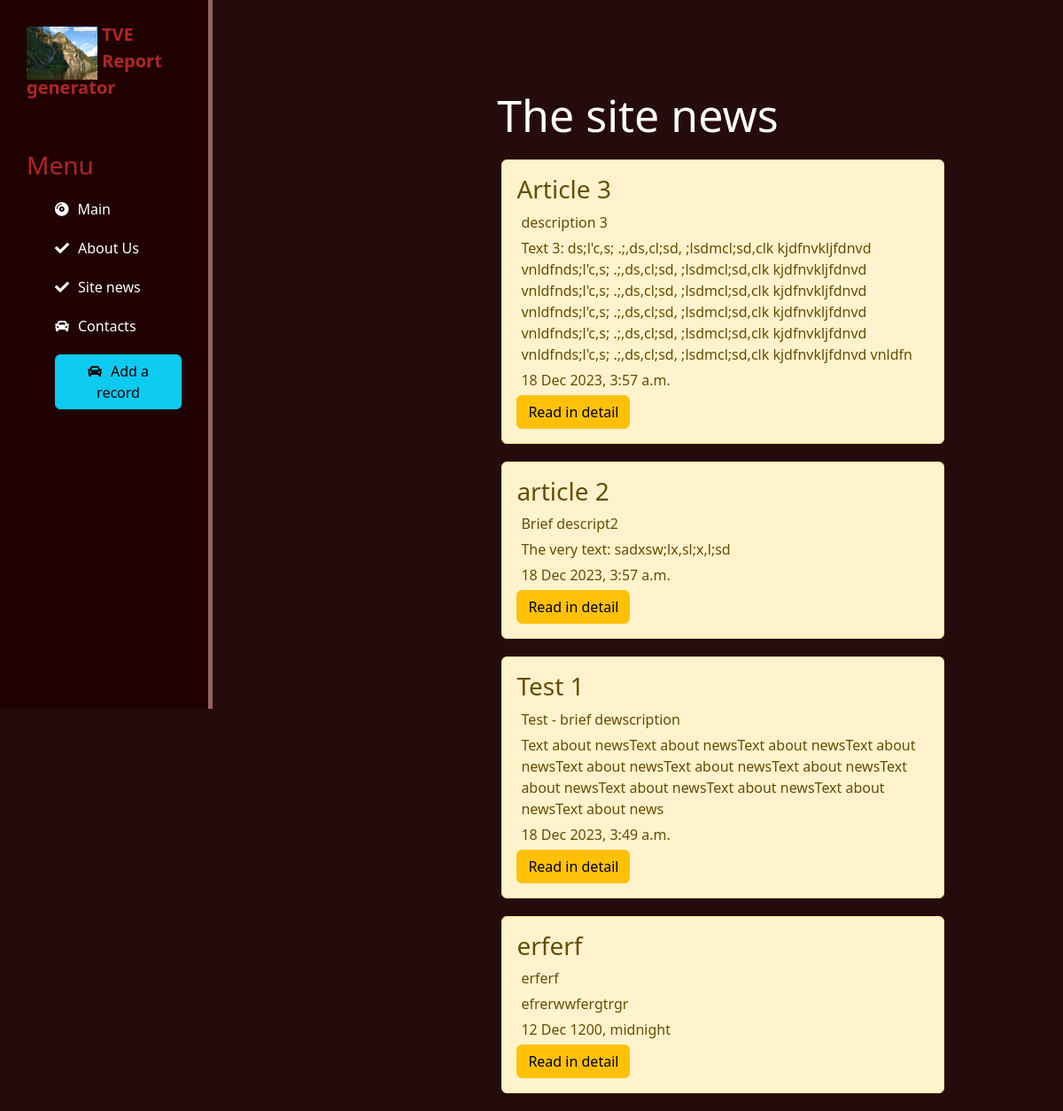
The page /news/ on the database as committed earlier.
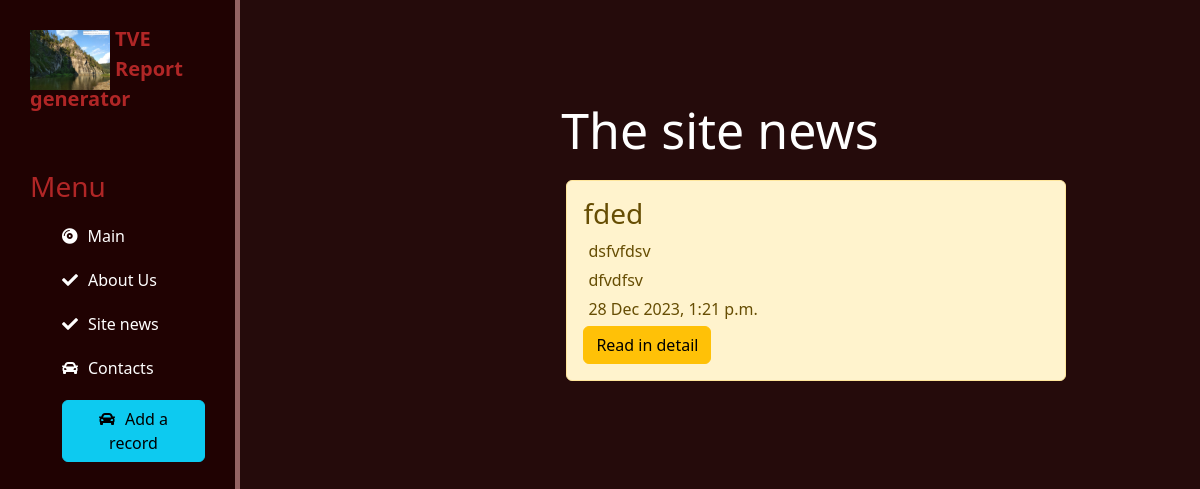
The same page on the database as committed later.
### news/models.py (models this page shows, shortened)
class Articles(models.Model):
    title = models.CharField('Name', max_length=50)
    brief_desription = models.CharField('Brief Description (Anons)', max_length=250)
    full_text = models.TextField("Article's text")
    date = models.DateTimeField("Article's date")
    class Meta:
        verbose_name = "News table"
        verbose_name_plural = "News tables"

### news/views.py (the view)
# urls.py: path("", views.news_home, name='news_home'),
def news_home (request):
    news = Articles.objects.order_by('-date')
    return render(request,'news/news_home.html', {'news':news})

### news/templates/news/news_home.html (shortened to what this page needs)
{% extends "main_app/layout.html" %}
{% block my_content1 %}
<div class='features'>
   <h1>The site news</h1>
   {% if news %}
    {% for el in news %}
     <div class="alert alert-warning">
     <h3>{{ el.title }}</h3>
     <p> {{ el.brief_desription }}</p>
     <p> {{ el.full_text }}</p>
     <p> {{ el.date }}</p>
     <a href="{% url 'news-detail' el.id %}" class="btn btn-warning"> Read in detail </a>
     </div>
    {% endfor %}
   {% else %}
     <p> You dont have any articles yet. </p>
   {% endif %}
</div>
{% endblock %}

### main_app/templates/main_app/layout.html (shortened to what this page needs)
{% load static %}
<!DOCTYPE html>
<html lang="en">
<head>
    <link rel="stylesheet" href="https://cdn.jsdelivr.net/npm/bootstrap@5.3.2/dist/css/bootstrap.min.css">
    <link rel="stylesheet" href="{% static 'main_app/css/main_app.css' %}">
    <link rel="stylesheet" href= "https://use.fontawesome.com/releases/v5.8.2/css/all.css">
</head>
<body>
    <aside>
        <img src="{% static 'main_app/img/5.jpg' '%}" alt="beautiful nature"  >
        <span class="logo">TVE Report</span>
        <br>
        <span class="logo">generator</span>
        <h3>Menu</h3>
        <ul>
            <a href="{% url 'home' %}"><li><i class="fas fa-compact-disc"></i>Main</li></a>
            <a href="{% url 'about' %}"><li><i class="fas fa-check"></i>About Us</li></a>
            <a href="{% url 'news_home' %}"><li><i class="fas fa-check"></i>Site news</li></a>
            <a href=""><li><i class="fas fa-car"></i>Contacts</li></a>
            <a href="{% url 'create' %}"><li><button class="btn btn-info"><i class="fas fa-car"></i>Add a record</li></a>
        </ul>
    </aside>
    <main>
        {% block my_content1 %}
        {% endblock %}
    </main>
</body>

### main_app/static/main_app/css/main_app.css (style rules this page uses)
body { background: rgb(37, 11, 11); color: #f35f54; }
main .features { float:left; color: #fff; margin-top: 100px; text-align:center; width: 80%; }
main .features h1 { font-size: 50px; }
main .features p { max-width: 1800px; margin: 5px; }
aside { float:left; background: rgb(32, 2, 2); width : 20%; padding: 2.5%; height: 100vh; color: #c52c2cde; border-right: 5px solid rgb(148, 99, 99); }
aside img { width:80px; float: left; margin-right: 5px; }
aside .logo { font-size: 20px; margin-left: 0px; font-weight: bold; position: relative; top: -6px }
aside h3 { margin-top: 50px; font-size: 28px; }
aside ul { list-style: none }
aside ul li { color: #fff; display: block; margin-top: 20px; transition: transform .6s ease; }
aside a { text-decoration: none; }
aside i { margin-right: 10px; }
.alert-warning { float : center; clear : both; width: 500px; margin: 20px 34%; text-align : left; }

Rows that differ between the two databases and show on the page:
removed Articles: title "Article 3", brief_desription "description 3", full_text "Text 3: ds;l'c,s; .;,ds,cl;sd, ;lsdmcl;sd,clk kjdfnvkljfdnvd vnldfnds;l'c,s; .;,ds,cl;sd, ;lsdmcl;sd,clk kjdfnvkljfdnvd vnldfnds;l'c,s; .;,ds,cl;sd, ;lsdmcl;sd,clk kjdfnvkljfdnvd vnldfnds;l'c,s; .;,ds,cl;sd, ;lsdmcl;sd,clk kjdfnvkljfdnvd vnldfnds;l'c,s; .;,ds,cl;sd, ;lsdmcl;sd,clk kjdfnvkljfdnvd vnldfnds;l'c,s; .;,ds,cl;sd, ;lsdmcl;sd,clk kjdfnvkljfdnvd vnldfn", date "18 Dec 2023, 3:57 a.m."
removed Articles: title "article 2", brief_desription "Brief descript2", full_text "The very text: sadxsw;lx,sl;x,l;sd", date "18 Dec 2023, 3:57 a.m."
removed Articles: title "Test 1", brief_desription "Test - brief dewscription", full_text "Text about newsText about newsText about newsText about newsText about newsText about newsText about newsText about newsText about newsText about newsText about newsText about news", date "18 Dec 2023, 3:49 a.m."
removed Articles: title "erferf", brief_desription "erferf", full_text "efrerwwfergtrgr", date "12 Dec 1200, midnight"
added Articles: title "fded", brief_desription "dsfvfdsv", full_text "dfvdfsv", date "28 Dec 2023, 1:21 p.m."
